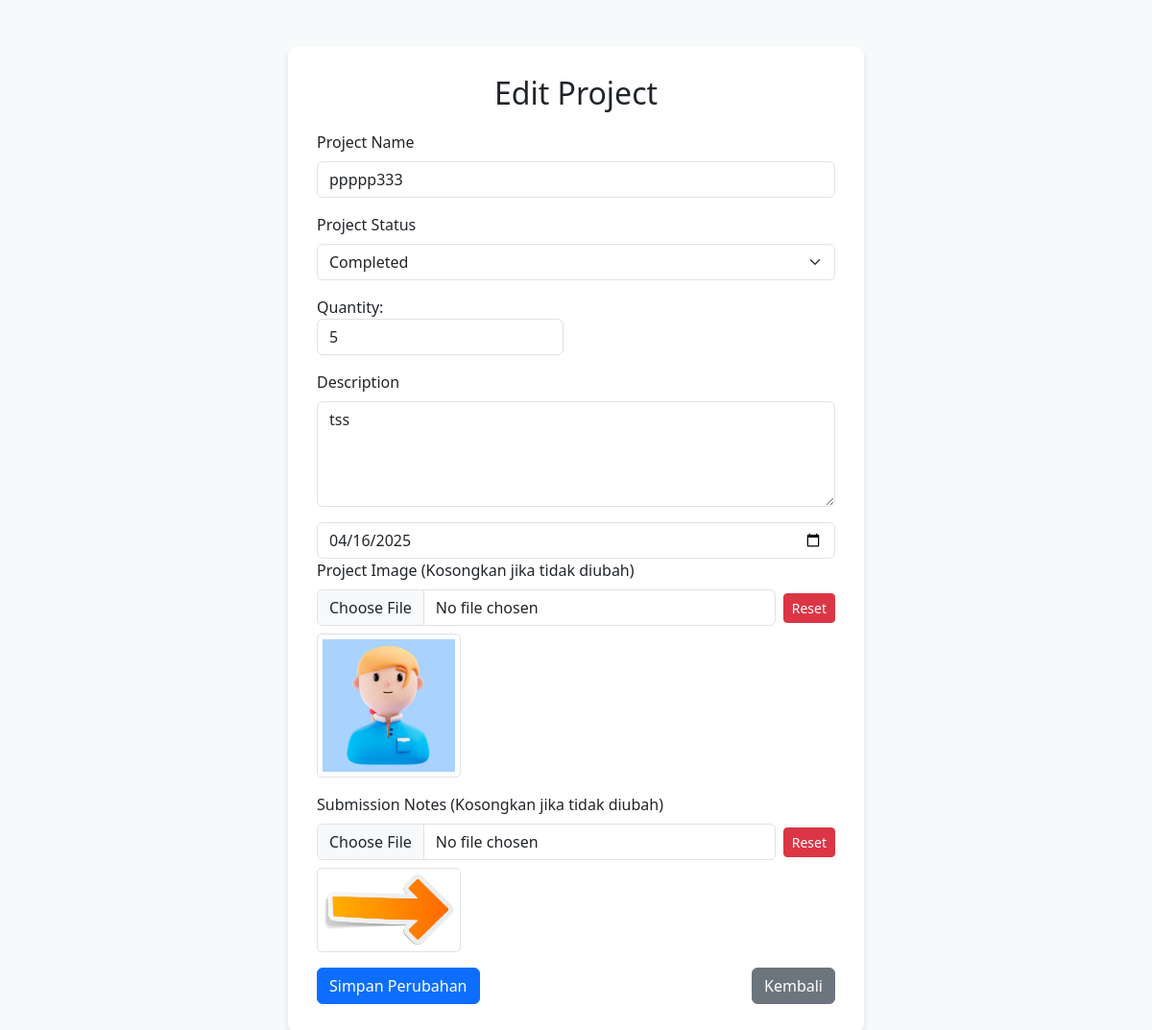
Screenshot of /costume_edit.php?id=51 (signed in) with the database file from the repository.
### tables this page shows
CREATE TABLE `gallery` (
  `id` int NOT NULL,
  `project_image` text,
  `material_image` text,
  `description` text,
  `project_name` varchar(255) NOT NULL,
  `project_status` varchar(255) NOT NULL,
  `quantity` int NOT NULL DEFAULT '1',
  `deadline` date DEFAULT NULL,
  `category` enum('mascot','costume') NOT NULL DEFAULT 'mascot'
);

### costume_edit.php (the view, shortened to what this page needs)
<?php
include 'db.php';
$id = $_GET['id'];
$stmt = $pdo->prepare("SELECT * FROM gallery WHERE id = ? AND category = 'costume'");
$stmt->execute([$id]);
$data = $stmt->fetch();
?>
<!DOCTYPE html>
<html>
<head>
    <link href="https://cdn.jsdelivr.net/npm/bootstrap@5.3.0-alpha1/dist/css/bootstrap.min.css" rel="stylesheet">
</head>
<body>
    <div class="container mt-5">
        <div class="form-container mx-auto" style="max-width: 600px;">
            <h2 class="text-center">Edit Project</h2>
            <form method="post" enctype="multipart/form-data">
                <div class="mb-3">
                    <label for="project_name" class="form-label">Project Name</label>
                    <input type="text" name="project_name" id="project_name" class="form-control"
                        value="<?= htmlspecialchars($data['project_name']) ?>" required>
                </div>
                <div class="mb-3">
                    <label for="project_status" class="form-label">Project Status</label>
                    <select name="project_status" id="project_status" class="form-select" required>
                        <option value="Completed" <?= $data['project_status'] === 'Completed' ? 'selected' : '' ?>>
                            Completed</option>
                    </select>
                </div>
                <div class="mb-3">
                    <label for="quantity">Quantity:</label>
                    <input type="number" class="form-control w-auto" id="quantity" name="quantity"
                        value="<?= htmlspecialchars($data['quantity']) ?>" min="1" required>
                </div>
                <div class="mb-3">
                    <label for="description" class="form-label">Description</label>
                    <textarea name="description" id="description" class="form-control" rows="4"
                        required><?= htmlspecialchars($data['description']) ?></textarea>
                </div>
                <input type="date" name="deadline" id="deadline" class="form-control"
                    value="<?= htmlspecialchars($data['deadline']) ?>" required>
                <div class="mb-3">
                    <label for="project_image" class="form-label">Project Image (Kosongkan jika tidak diubah)</label>
                    <div class="d-flex align-items-center">
                        <input type="file" name="project_image" id="project_image" class="form-control me-2">
                        <button type="button" class="btn btn-sm btn-danger"
                            onclick="resetFileInput('project_image', 'project_image_preview', 'uploads/projects/<?= $data['project_image'] ?>')">Reset</button>
                    </div>
                    <img id="project_image_preview" src="uploads/projects/<?= $data['project_image'] ?>" width="150"
                        alt="Project Image" class="mt-2 border">
                </div>
                <div class="mb-3">
                    <label for="material_image" class="form-label">Submission Notes (Kosongkan jika tidak
                        diubah)</label>
                    <div class="d-flex align-items-center">
                        <input type="file" name="material_image" id="material_image" class="form-control me-2">
                        <button type="button" class="btn btn-sm btn-danger"
                            onclick="resetFileInput('material_image', 'material_image_preview', 'uploads/materials/<?= $data['material_image'] ?>')">Reset</button>
                    </div>
                    <img id="material_image_preview" src="uploads/materials/<?= $data['material_image'] ?>" width="150"
                        alt="Material Image" class="mt-2 border">
                </div>
                <div class="d-flex justify-content-between">
                    <button type="submit" class="btn btn-primary">Simpan Perubahan</button>
                    <a href="costume_admin.php" class="btn btn-secondary">Kembali</a>
                </div>
            </form>
        </div>
    </div>
</body>
</html>

### costume_edit.php (style rules this page uses)
body { background-color: #f8f9fa; }
.form-container { background: #ffffff; padding: 30px; border-radius: 10px; box-shadow: 0 4px 6px rgba(0, 0, 0, 0.1); }
.form-container h2 { margin-bottom: 20px; }
.form-container img { margin-top: 10px; border: 1px solid #ddd; border-radius: 5px; padding: 5px; }

### rows the page displays
gallery: project_name "ppppp333", project_status "Completed", quantity "5", description "tss", deadline "04/16/2025", project_image (picture), material_image (picture)
